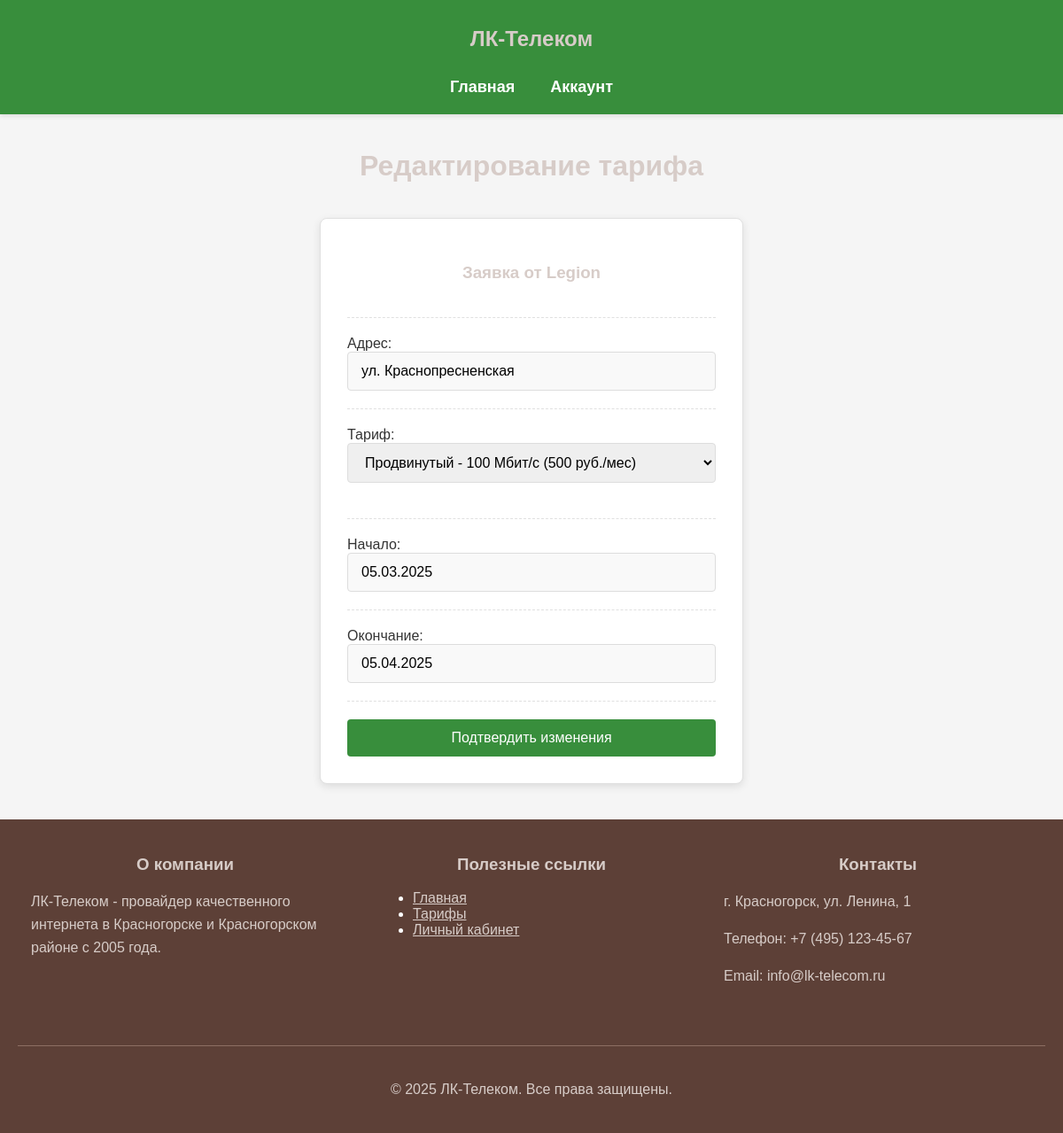
/public/login/action_admin.php?action=edit_service&id=1, run on the app's committed database.
### tables this page shows
CREATE TABLE `services` (
  `id` int NOT NULL,
  `user_id` int NOT NULL,
  `tariff_id` int NOT NULL,
  `addres` varchar(32) NOT NULL,
  `tariff_start` varchar(32) NOT NULL,
  `tariff_end` varchar(32) NOT NULL
);

CREATE TABLE `users` (
  `id` int NOT NULL,
  `login` varchar(32) NOT NULL,
  `name` varchar(32) NOT NULL,
  `surname` varchar(32) NOT NULL,
  `phone_number` varchar(32) NOT NULL,
  `password` varchar(64) NOT NULL,
  `role` int DEFAULT NULL
);

### public/login/action_admin.php (the view, shortened to what this page needs)
<?php session_start();
include "db.php";
include "header.php";?>
<!DOCTYPE html>
<html lang="en">
<head>
</head>
<body>
    <main>
        <?php switch ($_GET['action']) {
        case 'edit_service':
            $id = $_GET['id'] ?? 0;
            $stm = $connect->prepare('SELECT
            s.*,
            t.tariff_name,
            u.login AS login
            FROM
            services s
            LEFT JOIN
            tariff t ON s.tariff_id = t.id
            LEFT JOIN
            users u ON s.user_id = u.id
            WHERE s.id = ?
            ');
            $stm->execute([$id]);
            $service = $stm->fetch();
            echo
            '<h1>Редактирование тарифа</h1>
            <div class="center-container">
                <div class="edit_block" >
                    <ul>';
                        if ($service) {
                            echo '
                            <form action="action_do.php?action=edit_service&id='.$service['id'].'" method="post">
                            <li>
                                <h3>Заявка от '.$service['login'].'</h3>
                            </li>
                            <li>
                                <label>Адрес:</label>
                                <input type="text" class="edit_input" value="'.$service['addres'].'" name="addres">
                            </li>
                            <li>
                            <label>Тариф:</label>
                            <select id="tariff-type" class="tariff_select" name="tariff_id" required>';
                            $stm = $connect->query('SELECT * FROM `tariff`');
                            $tariffs = $stm->fetchAll();
                            foreach ($tariffs as $tarif) {
                            $selected = ($tarif['id'] == $service['tariff_id']) ? 'selected' : '';
                            echo '<option value="'.$tarif['id'].'" '.$selected.'>'.$tarif['tariff_name'].' - '.$tarif['tariff_speed'].' Мбит/с ('.$tarif['tariff_price'].' руб./мес)</option>';
                            }
                            echo
                            '
                            </select>
                            </li>
                            <li>
                                <label>Начало:</label>
                                <input type="text" class="edit_input" value="'.$service['tariff_start'].'" name="tariff_start">
                            </li>
                            <li>
                                <label>Окончание:</label>
                                <input type="text" class="edit_input" value="'.$service['tariff_end'].'" name="tariff_end">
                            </li>
                            <li>
                                <input type="submit" class="confirm_btn" value="Подтвердить изменения"></input>
                            </li>
                            </form>
                    </ul>
                </div>';
                        } else {
                            echo '<li><p>услуга не найдена</p></li>';
                        }
                        break;
                }?>
        </div>
    </main>
</body>
</html>
<?php include "footer.php"; ?>

### public/login/header.php (style rules this page uses)
body { font-family: 'Arial', sans-serif; margin: 0; padding: 0; background-color: #f5f5f5; color: #333; }
h1, h2, h3 { text-align: center; margin-top: 20px; color: #d7ccc8; }

### public/login/action_admin.php (style rules this page uses)
body { font-family: 'Arial', sans-serif; margin: 0; padding: 0; background-color: #f5f5f5; color: #333; height: 100vh; display: flex; flex-direction: column; }
main { flex: 1; display: flex; flex-direction: column; padding: 20px; }
h1 { text-align: center; margin: 20px 0; color: #2e7d32; font-size: 32px; }
.center-container { display: flex; justify-content: center; align-items: center; flex: 1; padding: 20px; }
.edit_block { min-height: 400px; background-color: #fff; border: 1px solid #e0e0e0; border-radius: 8px; padding: 30px; box-shadow: 0 3px 10px rgba(0,0,0,0.1); transition: transform 0.3s, box-shadow 0.3s; display: flex; flex-direction: column; }
.edit_block ul { list-style: none; padding: 0; margin: 0; flex: 1; display: flex; flex-direction: column; justify-content: center; }
.edit_block li { margin-bottom: 20px; padding-bottom: 20px; border-bottom: 1px dashed #e0e0e0; }
.edit_block li:last-child { margin-bottom: 0; padding-bottom: 0; border-bottom: none; margin-top: auto; }
.edit_input { width: 100%; padding: 12px 15px; border: 1px solid #ddd; border-radius: 4px; font-size: 16px; box-sizing: border-box; transition: border-color 0.3s; background-color: #f9f9f9; }
.confirm_btn { background-color: #388e3c; color: #fff; border: none; padding: 12px 25px; border-radius: 4px; cursor: pointer; font-size: 16px; transition: background-color 0.3s; width: 100%; text-align: center; }
.tariff_select { width: 100%; padding: 12px 15px; margin-bottom: 20px; border: 1px solid #ddd; border-radius: 4px; font-size: 16px; box-sizing: border-box; transition: border-color 0.3s; }

### public/login/footer.php (style rules this page uses)
body { font-family: 'Arial', sans-serif; margin: 0; padding: 0; background-color: #f5f5f5; color: #333; }
h1, h2, h3 { text-align: center; margin-top: 20px; color: #d7ccc8; }

### data on the page
services: user.login "Legion", addres "ул. Краснопресненская", tariff_start "05.03.2025", tariff_end "05.04.2025"

### other printed values
form field tariff_id "Продвинутый - 100 Мбит/с (500 руб./мес)"
